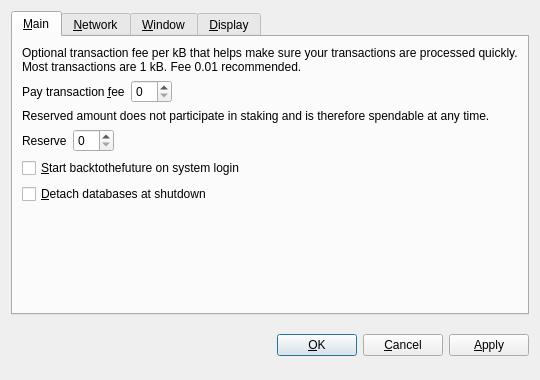
<?xml version="1.0" encoding="UTF-8"?>
<ui version="4.0">
 <class>OptionsDialog</class>
 <widget class="QDialog" name="OptionsDialog">
  <property name="geometry">
   <rect>
    <x>0</x>
    <y>0</y>
    <width>540</width>
    <height>380</height>
   </rect>
  </property>
  <property name="windowTitle">
   <string>Options</string>
  </property>
  <property name="modal">
   <bool>true</bool>
  </property>
  <layout class="QVBoxLayout" name="verticalLayout">
   <item>
    <widget class="QTabWidget" name="tabWidget">
     <property name="tabPosition">
      <enum>QTabWidget::North</enum>
     </property>
     <property name="currentIndex">
      <number>0</number>
     </property>
     <widget class="QWidget" name="tabMain">
      <attribute name="title">
       <string>&amp;Main</string>
      </attribute>
      <layout class="QVBoxLayout" name="verticalLayout_Main">
       <item>
        <widget class="QLabel" name="transactionFeeInfoLabel">
         <property name="text">
          <string>Optional transaction fee per kB that helps make sure your transactions are processed quickly. Most transactions are 1 kB. Fee 0.01 recommended.</string>
         </property>
         <property name="textFormat">
          <enum>Qt::PlainText</enum>
         </property>
         <property name="wordWrap">
          <bool>true</bool>
         </property>
        </widget>
       </item>
       <item>
        <layout class="QHBoxLayout" name="horizontalLayoutFee">
         <item>
          <widget class="QLabel" name="transactionFeeLabel">
           <property name="text">
            <string>Pay transaction &amp;fee</string>
           </property>
           <property name="textFormat">
            <enum>Qt::PlainText</enum>
           </property>
           <property name="buddy">
            <cstring>transactionFee</cstring>
           </property>
          </widget>
         </item>
         <item>
          <widget class="BitcoinAmountField" name="transactionFee"/>
         </item>
         <item>
          <spacer name="horizontalSpacerFee">
           <property name="orientation">
            <enum>Qt::Horizontal</enum>
           </property>
           <property name="sizeHint" stdset="0">
            <size>
             <width>40</width>
             <height>20</height>
            </size>
           </property>
          </spacer>
         </item>
        </layout>
       </item>
       <item>
        <widget class="QLabel" name="reserveBalanceInfoLabel">
         <property name="text">
          <string>Reserved amount does not participate in staking and is therefore spendable at any time.</string>
         </property>
         <property name="textFormat">
          <enum>Qt::PlainText</enum>
         </property>
         <property name="wordWrap">
          <bool>true</bool>
         </property>
        </widget>
       </item>
       <item>
        <layout class="QHBoxLayout" name="horizontalLayoutReserveBalance">
         <item>
          <widget class="QLabel" name="reserveBalanceLabel">
           <property name="text">
            <string>Reserve</string>
           </property>
           <property name="textFormat">
            <enum>Qt::PlainText</enum>
           </property>
           <property name="buddy">
            <cstring>reserveBalance</cstring>
           </property>
          </widget>
         </item>
         <item>
          <widget class="BitcoinAmountField" name="reserveBalance"/>
         </item>
         <item>
          <spacer name="horizontalSpacerReserveBalance">
           <property name="orientation">
            <enum>Qt::Horizontal</enum>
           </property>
           <property name="sizeHint" stdset="0">
            <size>
             <width>40</width>
             <height>20</height>
            </size>
           </property>
          </spacer>
         </item>
        </layout>
       </item>
       <item>
        <widget class="QCheckBox" name="bitcoinAtStartup">
         <property name="toolTip">
          <string>Automatically start backtothefuture after logging in to the system.</string>
         </property>
         <property name="text">
          <string>&amp;Start backtothefuture on system login</string>
         </property>
        </widget>
       </item>
       <item>
        <widget class="QCheckBox" name="detachDatabases">
         <property name="toolTip">
          <string>Detach block and address databases at shutdown. This means they can be moved to another data directory, but it slows down shutdown. The wallet is always detached.</string>
         </property>
         <property name="text">
          <string>&amp;Detach databases at shutdown</string>
         </property>
        </widget>
       </item>
       <item>
        <spacer name="verticalSpacer_Main">
         <property name="orientation">
          <enum>Qt::Vertical</enum>
         </property>
         <property name="sizeHint" stdset="0">
          <size>
           <width>20</width>
           <height>40</height>
          </size>
         </property>
        </spacer>
       </item>
      </layout>
     </widget>
     <widget class="QWidget" name="tabNetwork">
      <attribute name="title">
       <string>&amp;Network</string>
      </attribute>
      <layout class="QVBoxLayout" name="verticalLayout_Network">
       <item>
        <widget class="QCheckBox" name="mapPortUpnp">
         <property name="toolTip">
          <string>Automatically open the backtothefuture client port on the router. This only works when your router supports UPnP and it is enabled.</string>
         </property>
         <property name="text">
          <string>Map port using &amp;UPnP</string>
         </property>
        </widget>
       </item>
       <item>
        <widget class="QCheckBox" name="connectSocks">
         <property name="toolTip">
          <string>Connect to the backtothefuture network through a SOCKS proxy (e.g. when connecting through Tor).</string>
         </property>
         <property name="text">
          <string>&amp;Connect through SOCKS proxy:</string>
         </property>
        </widget>
       </item>
       <item>
        <layout class="QHBoxLayout" name="horizontalLayout_Network">
         <item>
          <widget class="QLabel" name="proxyIpLabel">
           <property name="text">
            <string>Proxy &amp;IP:</string>
           </property>
           <property name="textFormat">
            <enum>Qt::PlainText</enum>
           </property>
           <property name="buddy">
            <cstring>proxyIp</cstring>
           </property>
          </widget>
         </item>
         <item>
          <widget class="QValidatedLineEdit" name="proxyIp">
           <property name="maximumSize">
            <size>
             <width>140</width>
             <height>16777215</height>
            </size>
           </property>
           <property name="toolTip">
            <string>IP address of the proxy (e.g. 127.0.0.1)</string>
           </property>
          </widget>
         </item>
         <item>
          <widget class="QLabel" name="proxyPortLabel">
           <property name="text">
            <string>&amp;Port:</string>
           </property>
           <property name="textFormat">
            <enum>Qt::PlainText</enum>
           </property>
           <property name="buddy">
            <cstring>proxyPort</cstring>
           </property>
          </widget>
         </item>
         <item>
          <widget class="QLineEdit" name="proxyPort">
           <property name="maximumSize">
            <size>
             <width>55</width>
             <height>16777215</height>
            </size>
           </property>
           <property name="toolTip">
            <string>Port of the proxy (e.g. 9050)</string>
           </property>
          </widget>
         </item>
         <item>
          <widget class="QLabel" name="socksVersionLabel">
           <property name="text">
            <string>SOCKS &amp;Version:</string>
           </property>
           <property name="textFormat">
            <enum>Qt::PlainText</enum>
           </property>
           <property name="buddy">
            <cstring>socksVersion</cstring>
           </property>
          </widget>
         </item>
         <item>
          <widget class="QValueComboBox" name="socksVersion">
           <property name="toolTip">
            <string>SOCKS version of the proxy (e.g. 5)</string>
           </property>
          </widget>
         </item>
         <item>
          <spacer name="horizontalSpacer_Network">
           <property name="orientation">
            <enum>Qt::Horizontal</enum>
           </property>
           <property name="sizeHint" stdset="0">
            <size>
             <width>40</width>
             <height>20</height>
            </size>
           </property>
          </spacer>
         </item>
        </layout>
       </item>
       <item>
        <spacer name="verticalSpacer_Network">
         <property name="orientation">
          <enum>Qt::Vertical</enum>
         </property>
         <property name="sizeHint" stdset="0">
          <size>
           <width>20</width>
           <height>40</height>
          </size>
         </property>
        </spacer>
       </item>
      </layout>
     </widget>
     <widget class="QWidget" name="tabWindow">
      <attribute name="title">
       <string>&amp;Window</string>
      </attribute>
      <layout class="QVBoxLayout" name="verticalLayout_Window">
       <item>
        <widget class="QCheckBox" name="minimizeToTray">
         <property name="toolTip">
          <string>Show only a tray icon after minimizing the window.</string>
         </property>
         <property name="text">
          <string>&amp;Minimize to the tray instead of the taskbar</string>
         </property>
        </widget>
       </item>
       <item>
        <widget class="QCheckBox" name="minimizeOnClose">
         <property name="toolTip">
          <string>Minimize instead of exit the application when the window is closed. When this option is enabled, the application will be closed only after selecting Quit in the menu.</string>
         </property>
         <property name="text">
          <string>M&amp;inimize on close</string>
         </property>
        </widget>
       </item>
       <item>
        <spacer name="verticalSpacer_Window">
         <property name="orientation">
          <enum>Qt::Vertical</enum>
         </property>
         <property name="sizeHint" stdset="0">
          <size>
           <width>20</width>
           <height>40</height>
          </size>
         </property>
        </spacer>
       </item>
      </layout>
     </widget>
     <widget class="QWidget" name="tabDisplay">
      <attribute name="title">
       <string>&amp;Display</string>
      </attribute>
      <layout class="QVBoxLayout" name="verticalLayout_Display">
       <item>
        <layout class="QHBoxLayout" name="horizontalLayout_1_Display">
         <item>
          <widget class="QLabel" name="langLabel">
           <property name="text">
            <string>User Interface &amp;language:</string>
           </property>
           <property name="textFormat">
            <enum>Qt::PlainText</enum>
           </property>
           <property name="buddy">
            <cstring>lang</cstring>
           </property>
          </widget>
         </item>
         <item>
          <widget class="QValueComboBox" name="lang">
           <property name="toolTip">
            <string>The user interface language can be set here. This setting will take effect after restarting backtothefuture.</string>
           </property>
          </widget>
         </item>
        </layout>
       </item>
       <item>
        <layout class="QHBoxLayout" name="horizontalLayout_2_Display">
         <item>
          <widget class="QLabel" name="unitLabel">
           <property name="text">
            <string>&amp;Unit to show amounts in:</string>
           </property>
           <property name="textFormat">
            <enum>Qt::PlainText</enum>
           </property>
           <property name="buddy">
            <cstring>unit</cstring>
           </property>
          </widget>
         </item>
         <item>
          <widget class="QValueComboBox" name="unit">
           <property name="toolTip">
            <string>Choose the default subdivision unit to show in the interface and when sending coins.</string>
           </property>
          </widget>
         </item>
        </layout>
       </item>
       <item>
        <widget class="QCheckBox" name="displayAddresses">
         <property name="toolTip">
          <string>Whether to show backtothefuture addresses in the transaction list or not.</string>
         </property>
         <property name="text">
          <string>&amp;Display addresses in transaction list</string>
         </property>
        </widget>
       </item>
       <item>
        <widget class="QCheckBox" name="coinControlFeatures">
         <property name="toolTip">
          <string>Whether to show coin control features or not.</string>
         </property>
         <property name="text">
          <string>Display coin &amp;control features (experts only!)</string>
         </property>
        </widget>
       </item>
       <item>
        <spacer name="verticalSpacer_Display">
         <property name="orientation">
          <enum>Qt::Vertical</enum>
         </property>
         <property name="sizeHint" stdset="0">
          <size>
           <width>20</width>
           <height>40</height>
          </size>
         </property>
        </spacer>
       </item>
      </layout>
     </widget>
    </widget>
   </item>
   <item>
    <layout class="QHBoxLayout" name="horizontalLayout_Buttons">
     <item>
      <spacer name="horizontalSpacer_1">
       <property name="orientation">
        <enum>Qt::Horizontal</enum>
       </property>
       <property name="sizeHint" stdset="0">
        <size>
         <width>40</width>
         <height>48</height>
        </size>
       </property>
      </spacer>
     </item>
     <item>
      <widget class="QLabel" name="statusLabel">
       <property name="font">
        <font>
         <weight>75</weight>
         <bold>true</bold>
        </font>
       </property>
       <property name="text">
        <string/>
       </property>
       <property name="textFormat">
        <enum>Qt::PlainText</enum>
       </property>
       <property name="wordWrap">
        <bool>true</bool>
       </property>
      </widget>
     </item>
     <item>
      <spacer name="horizontalSpacer_2">
       <property name="orientation">
        <enum>Qt::Horizontal</enum>
       </property>
       <property name="sizeHint" stdset="0">
        <size>
         <width>40</width>
         <height>48</height>
        </size>
       </property>
      </spacer>
     </item>
     <item>
      <widget class="QPushButton" name="okButton">
       <property name="text">
        <string>&amp;OK</string>
       </property>
      </widget>
     </item>
     <item>
      <widget class="QPushButton" name="cancelButton">
       <property name="text">
        <string>&amp;Cancel</string>
       </property>
       <property name="autoDefault">
        <bool>false</bool>
       </property>
      </widget>
     </item>
     <item>
      <widget class="QPushButton" name="applyButton">
       <property name="text">
        <string>&amp;Apply</string>
       </property>
       <property name="autoDefault">
        <bool>false</bool>
       </property>
      </widget>
     </item>
    </layout>
   </item>
  </layout>
 </widget>
 <customwidgets>
  <customwidget>
   <class>BitcoinAmountField</class>
   <extends>QSpinBox</extends>
   <header>bitcoinamountfield.h</header>
  </customwidget>
  <customwidget>
   <class>QValueComboBox</class>
   <extends>QComboBox</extends>
   <header>qvaluecombobox.h</header>
  </customwidget>
  <customwidget>
   <class>QValidatedLineEdit</class>
   <extends>QLineEdit</extends>
   <header>qvalidatedlineedit.h</header>
  </customwidget>
 </customwidgets>
 <resources/>
 <connections/>
</ui>
